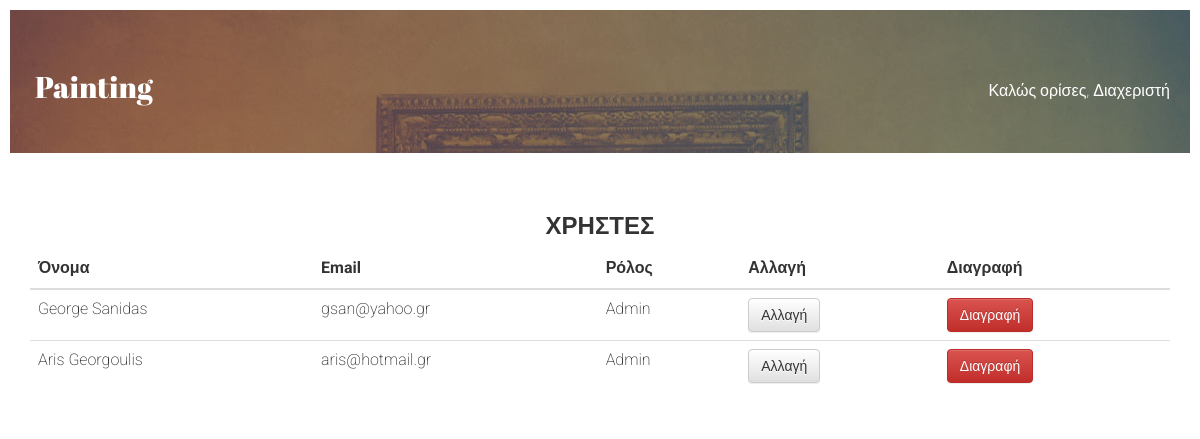
Page /admin/admin_users.php (signed in) on the committed database.
### tables this page shows
CREATE TABLE IF NOT EXISTS `customer` (
  `name` char(30) NOT NULL,
  `email` char(30) NOT NULL,
  `password` char(30) NOT NULL,
  `phone` int(11) NOT NULL,
  `job` char(30) NOT NULL,
  `credit_card` bigint(20) NOT NULL,
  `role` char(5) DEFAULT 'Guest',
  PRIMARY KEY (`email`)
);

### admin/admin_users.php (the view, shortened to what this page needs)
<?php
require('../includes/config.php');
if (isset($_SESSION['user']) && isset($_SESSION['role'])):
?>
<!DOCTYPE html>
<html lang="en">
  <head>
    <link href="../css/bootstrap.css" rel="stylesheet">
    <link href="../css/bootstrap-theme.css" rel="stylesheet">
    <link href="../css/style.css" rel="stylesheet">
  </head>
  <body>
    <header>
     <div class="container">
      <div class="row">
       <div class="col-md-6">
	      <div class="logo">
          <a href="admin.php">
            <h2>Painting</h2>
          </a>
	      </div>
	     </div>
       <div class="col-md-6">
	      <div class="admin-message">
            <p>Καλώς ορίσες, Διαχεριστή</p>
	      </div>
	     </div>
       </div>
	 </div>
	</header>
    <section id="admin-menu">
        <div class="container">
            <div class="row">
                <div class="col-md-12">
                <div class="text-center">
                <h3>Χρηστες</h3>
                </div>
                <table class="table">
                <thead>
                <tr>
                <th>Όνομα</th>
                <th>Email</th>
                <th>Ρόλος</th>
                <th>Αλλαγή</th>
                <th>Διαγραφή</th>
                </tr>
                </thead>
                <tbody>
                <?php
                $query = mysqli_query($con, "SELECT name,email,role FROM customer");
                while ($row = mysqli_fetch_assoc($query)) {
                    echo '<tr>
                          <td>'.$row['name'].'</td>
                          <td>'.$row['email'].'</td>
                          <td>'.$row['role'].'</td>
                          <td><a href="change_user.php?id='.$row['email'].'" class="btn btn-default" role="button">Αλλαγή</a></td>
                          <td><a href="delete_user.php?id='.$row['email'].'" class="btn btn-danger" role="button">Διαγραφή</a></td>
                          </tr>';
                }
                ?>
                </tbody>
                </table>
                </div>
	        </div>
         </div>
    </section>
  </body>
</html>
<?php
else:
    header('Location: ../index.php');
endif;
?>

### css/style.css (style rules this page uses)
header { background: url(../images/bg.jpg) no-repeat; -webkit-background-size: cover; -moz-background-size: cover; -o-background-size: cover; background-size: cover; padding: 40px 0; }
.logo { position: relative; display: block; margin: 5px; }
.logo a:link, .logo a:focus, .logo a:visited { font-family: 'Abril Fatface', cursive; color: #fff; }
.logo h2 { font-weight: normal; text-transform: capitalize; }
.admin-message { color: #FFF; text-align: right; margin-top: 30px; }
#admin-menu { margin: 40px 0; }

### rows in the picture
customer: name "George Sanidas", email "gsan@yahoo.gr", role "Admin"
customer: name "Aris Georgoulis", email "aris@hotmail.gr", role "Admin"
